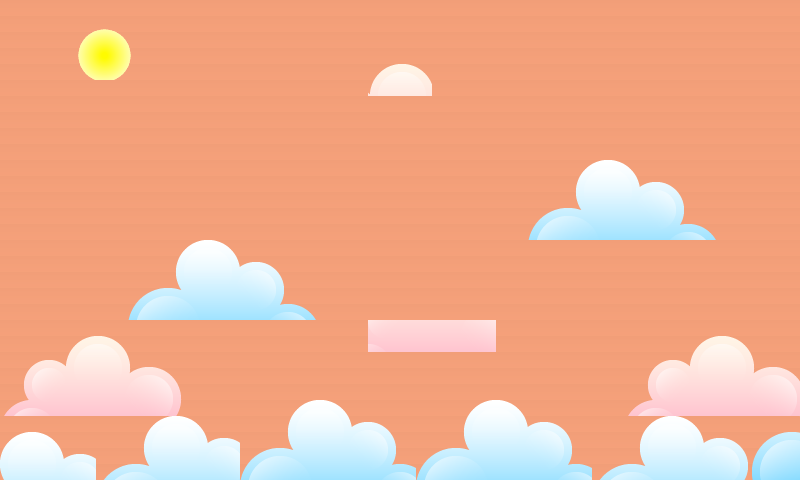

Rendered tile map (Tiled .tmx) drawn with the repository's tilesets; below, a short description and the map source with its tile grids summarised:
An orthogonal 50x30 tile map with 16x16 px tiles, 2 tile layers (Tile Layer 1, Tile Layer 2), 4 tilesets and 54 objects (36x fixture, 18x object).

<map version="1.0" orientation="orthogonal" renderorder="right-down" width="50" height="30" tilewidth="16" tileheight="16" nextobjectid="57">
 <tileset firstgid="1" name="BGSkyTwilight7" tilewidth="16" tileheight="16">
  <image source="../assets/BGSkyTwilight7.png" width="32" height="480" />
 </tileset>
 <tileset firstgid="61" name="Clouds_01_192x128_Set_01_07" tilewidth="16" tileheight="16">
  <image source="../assets/Clouds_01_192x128_Set_01_07.png" width="192" height="128" />
 </tileset>
 <tileset firstgid="157" name="Clouds_01_192x128_Set_03_08" tilewidth="16" tileheight="16">
  <image source="../assets/Clouds_01_192x128_Set_03_08.png" width="192" height="128" />
 </tileset>
 <tileset firstgid="253" name="sun" tilewidth="16" tileheight="16">
  <image source="../assets/sun.png" width="80" height="80" />
 </tileset>
 <layer name="Tile Layer 1" width="50" height="30">
  <data>[1500 cells, 1500 non-empty, 2 distinct tile ids]</data>
 </layer>
 <layer name="Tile Layer 2" width="50" height="30">
  <data>[1500 cells, 509 non-empty, 143 distinct tile ids]</data>
 </layer>
 <objectgroup name="Object Layer 1">
  <object id="1" name="line2" type="object" x="1.5652" y="73">
   <properties>
    <property name="isSensor" value="true" />
    <property name="userData" value="line2" />
   </properties>
   <polyline points="0,0 196,-56 490.667,-70.6667 746.667,-49.3333 798.667,2.66667" />
  </object>
  <object id="2" name="line1" type="object" x="794" y="421">
   <properties>
    <property name="isSensor" value="true" />
    <property name="userData" value="line1" />
   </properties>
   <polyline points="0,0 -623,25 -796,-50" />
  </object>
  <object id="3" name="ptiche" type="object" x="79" y="316.333" width="36" height="23.3333">
   <properties>
    <property name="isSensor" value="true" />
    <property name="userData" value="qice" />
   </properties>
  </object>
  <object id="4" name="egg1point1" type="fixture" x="178.5" y="66.5" width="11" height="11">
   <properties>
    <property name="body" value="ptiche" />
    <property name="isSensor" value="true" />
    <property name="userData" value="egg1point1" />
   </properties>
   <ellipse />
  </object>
  <object id="5" name="egg1point1" type="fixture" x="122.5" y="297.5" width="11" height="11">
   <properties>
    <property name="body" value="ptiche" />
    <property name="isSensor" value="true" />
    <property name="userData" value="egg1point1" />
   </properties>
   <ellipse />
  </object>
  <object id="6" name="egg1point1" type="fixture" x="65.5" y="298.5" width="11" height="11">
   <properties>
    <property name="body" value="ptiche" />
    <property name="isSensor" value="true" />
    <property name="userData" value="egg1point1" />
   </properties>
   <ellipse />
  </object>
  <object id="7" name="egg1point1" type="fixture" x="54.5" y="237.5" width="11" height="11">
   <properties>
    <property name="body" value="ptiche" />
    <property name="isSensor" value="true" />
    <property name="userData" value="egg1point1" />
   </properties>
   <ellipse />
  </object>
  <object id="8" name="egg1point1" type="fixture" x="33.5" y="76.5" width="11" height="11">
   <properties>
    <property name="body" value="ptiche" />
    <property name="isSensor" value="true" />
    <property name="userData" value="egg1point1" />
   </properties>
   <ellipse />
  </object>
  <object id="9" name="egg1point1" type="fixture" x="229.5" y="34.5" width="11" height="11">
   <properties>
    <property name="body" value="ptiche" />
    <property name="isSensor" value="true" />
    <property name="userData" value="egg1point1" />
   </properties>
   <ellipse />
  </object>
  <object id="10" name="ptiche2" type="object" x="137" y="269.333" width="36" height="23.3333">
   <properties>
    <property name="isSensor" value="true" />
    <property name="userData" value="qice" />
   </properties>
  </object>
  <object id="11" name="egg1point1" type="fixture" x="217.5" y="67.5" width="11" height="11">
   <properties>
    <property name="body" value="ptiche2" />
    <property name="isSensor" value="true" />
    <property name="userData" value="egg1point1" />
   </properties>
   <ellipse />
  </object>
  <object id="12" name="egg1point1" type="fixture" x="176.5" y="249.5" width="11" height="11">
   <properties>
    <property name="body" value="ptiche2" />
    <property name="isSensor" value="true" />
    <property name="userData" value="egg1point1" />
   </properties>
   <ellipse />
  </object>
  <object id="13" name="egg1point1" type="fixture" x="125.5" y="249.5" width="11" height="11">
   <properties>
    <property name="body" value="ptiche2" />
    <property name="isSensor" value="true" />
    <property name="userData" value="egg1point1" />
   </properties>
   <ellipse />
  </object>
  <object id="14" name="egg1point1" type="fixture" x="104.5" y="188.5" width="11" height="11">
   <properties>
    <property name="body" value="ptiche2" />
    <property name="isSensor" value="true" />
    <property name="userData" value="egg1point1" />
   </properties>
   <ellipse />
  </object>
  <object id="15" name="egg1point1" type="fixture" x="76.5" y="89.5" width="11" height="11">
   <properties>
    <property name="body" value="ptiche2" />
    <property name="isSensor" value="true" />
    <property name="userData" value="egg1point1" />
   </properties>
   <ellipse />
  </object>
  <object id="16" name="egg1point1" type="fixture" x="261.5" y="41.5" width="11" height="11">
   <properties>
    <property name="body" value="ptiche2" />
    <property name="isSensor" value="true" />
    <property name="userData" value="egg1point1" />
   </properties>
   <ellipse />
  </object>
  <object id="17" name="ptiche3" type="object" x="188" y="220.333" width="36" height="23.3333">
   <properties>
    <property name="isSensor" value="true" />
    <property name="userData" value="qice" />
   </properties>
  </object>
  <object id="18" name="egg1point1" type="fixture" x="265.5" y="65.5" width="11" height="11">
   <properties>
    <property name="body" value="ptiche3" />
    <property name="isSensor" value="true" />
    <property name="userData" value="egg1point1" />
   </properties>
   <ellipse />
  </object>
  <object id="19" name="egg1point1" type="fixture" x="231.5" y="203.5" width="11" height="11">
   <properties>
    <property name="body" value="ptiche3" />
    <property name="isSensor" value="true" />
    <property name="userData" value="egg1point1" />
   </properties>
   <ellipse />
  </object>
  <object id="20" name="egg1point1" type="fixture" x="176.5" y="196.5" width="11" height="11">
   <properties>
    <property name="body" value="ptiche3" />
    <property name="isSensor" value="true" />
    <property name="userData" value="egg1point1" />
   </properties>
   <ellipse />
  </object>
  <object id="21" name="egg1point1" type="fixture" x="131.5" y="102.5" width="11" height="11">
   <properties>
    <property name="body" value="ptiche3" />
    <property name="isSensor" value="true" />
    <property name="userData" value="egg1point1" />
   </properties>
   <ellipse />
  </object>
  <object id="22" name="egg1point1" type="fixture" x="123.5" y="52.5" width="11" height="11">
   <properties>
    <property name="body" value="ptiche3" />
    <property name="isSensor" value="true" />
    <property name="userData" value="egg1point1" />
   </properties>
   <ellipse />
  </object>
  </objectgroup>
</map>
<!-- 32 of 54 objects omitted -->
